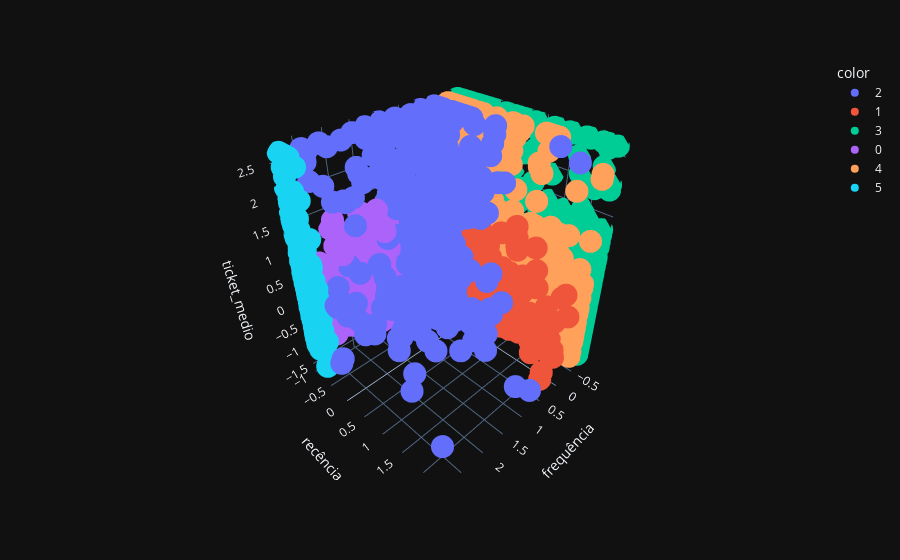

Notebook code cell kept with this figure:
### Code cell
#Plotando os clusters em 3d com o scatter
px.scatter_3d(df_rfm_scaled, x='frequência', y='recência', z='ticket_medio', color=g_mix_clusters.astype(str), template='plotly_dark')

### Figure 1 — Plotly figure (JSON) as saved in the notebook; plotly's stock layout.template omitted (floating-point values rounded to 4 significant figures; data arrays with more than 128 entries replaced by an {"elided": "..."} marker saying what was removed)
{"data": [{"hovertemplate": "color=2<br>frequência=%{x}<br>recência=%{y}<br>ticket_medio=%{z}<extra></extra>", "legendgroup": "2", "marker": {"color": "#636efa", "symbol": "circle"}, "mode": "markers", "name": "2", "scene": "scene", "showlegend": true, "type": "scatter3d", "x": {"elided": "412 float values"}, "y": {"elided": "412 float values"}, "z": {"elided": "412 float values"}}, {"hovertemplate": "color=1<br>frequência=%{x}<br>recência=%{y}<br>ticket_medio=%{z}<extra></extra>", "legendgroup": "1", "marker": {"color": "#EF553B", "symbol": "circle"}, "mode": "markers", "name": "1", "scene": "scene", "showlegend": true, "type": "scatter3d", "x": {"elided": "405 float values"}, "y": {"elided": "405 float values"}, "z": {"elided": "405 float values"}}, {"hovertemplate": "color=3<br>frequência=%{x}<br>recência=%{y}<br>ticket_medio=%{z}<extra></extra>", "legendgroup": "3", "marker": {"color": "#00cc96", "symbol": "circle"}, "mode": "markers", "name": "3", "scene": "scene", "showlegend": true, "type": "scatter3d", "x": {"elided": "1497 float values"}, "y": {"elided": "1497 float values"}, "z": {"elided": "1497 float values"}}, {"hovertemplate": "color=0<br>frequência=%{x}<br>recência=%{y}<br>ticket_medio=%{z}<extra></extra>", "legendgroup": "0", "marker": {"color": "#ab63fa", "symbol": "circle"}, "mode": "markers", "name": "0", "scene": "scene", "showlegend": true, "type": "scatter3d", "x": {"elided": "942 float values"}, "y": {"elided": "942 float values"}, "z": {"elided": "942 float values"}}, {"hovertemplate": "color=4<br>frequência=%{x}<br>recência=%{y}<br>ticket_medio=%{z}<extra></extra>", "legendgroup": "4", "marker": {"color": "#FFA15A", "symbol": "circle"}, "mode": "markers", "name": "4", "scene": "scene", "showlegend": true, "type": "scatter3d", "x": {"elided": "829 float values"}, "y": {"elided": "829 float values"}, "z": {"elided": "829 float values"}}, {"hovertemplate": "color=5<br>frequência=%{x}<br>recência=%{y}<br>ticket_medio=%{z}<extra></extra>", "legendgroup": "5", "marker": {"color": "#19d3f3", "symbol": "circle"}, "mode": "markers", "name": "5", "scene": "scene", "showlegend": true, "type": "scatter3d", "x": {"elided": "233 float values"}, "y": {"elided": "233 float values"}, "z": {"elided": "233 float values"}}], "layout": {"legend": {"title": {"text": "color"}, "tracegroupgap": 0}, "margin": {"t": 60}, "scene": {"domain": {"x": [0, 1], "y": [0, 1]}, "xaxis": {"title": {"text": "frequência"}}, "yaxis": {"title": {"text": "recência"}}, "zaxis": {"title": {"text": "ticket_medio"}}}}}
